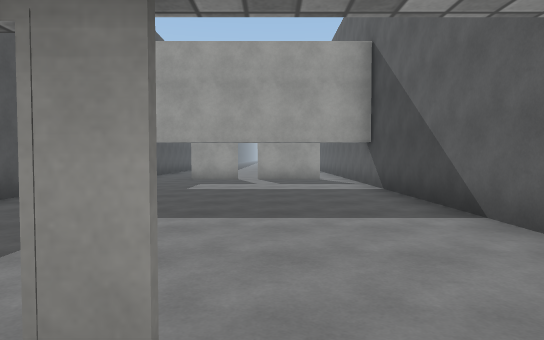
View 1 (above)

15 first-person views from a walk through a Unity game level. The camera is 1.4 m above the floor, tilts 2° down and sees 75° across. The floor is counted in squares, 2 m on a side. Each view is taken from the middle of a square. On the plan, view 1 faces up. The plan holds only what a view shows up to about 11 squares ahead; the rest is blank. The place goes on beyond the plan. The player is left out. Surface patterns are stand-ins for the level's own textures.

View 2
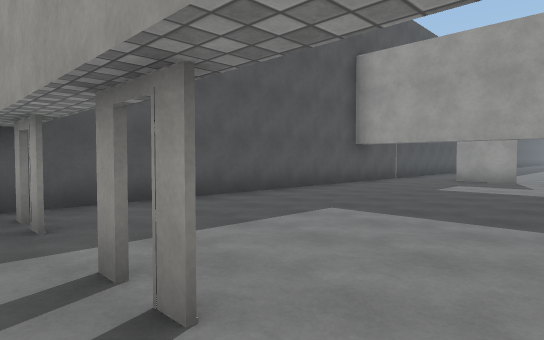

View 3
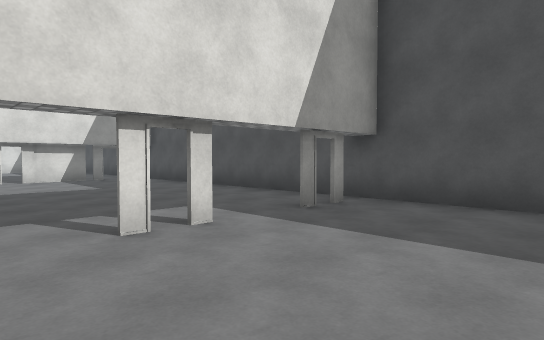

View 4
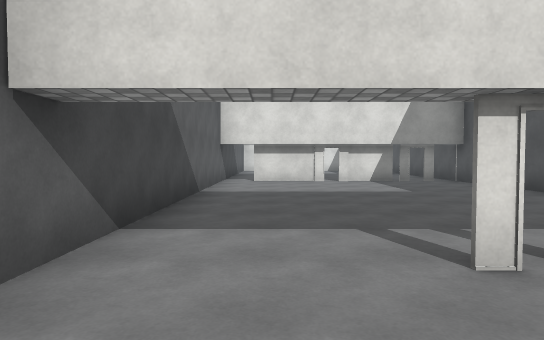

View 5
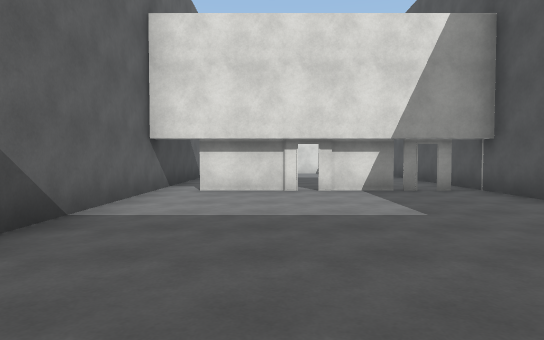

View 6
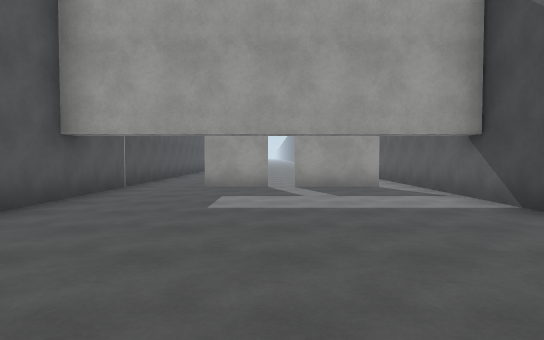

View 7
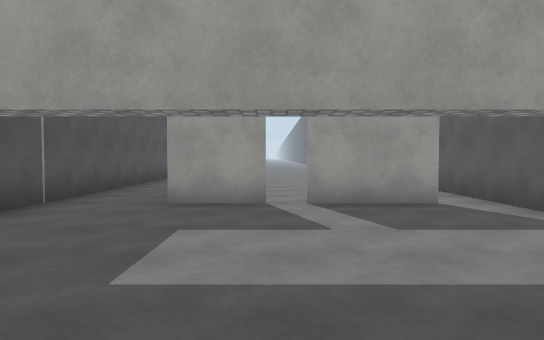

View 8
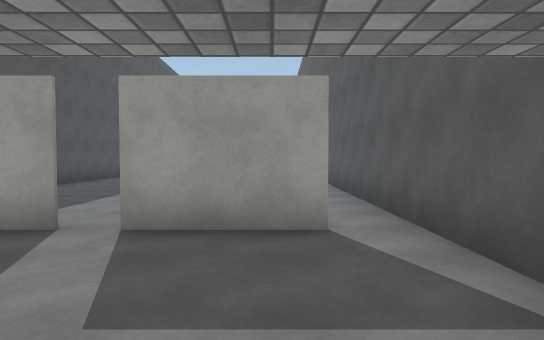

View 9
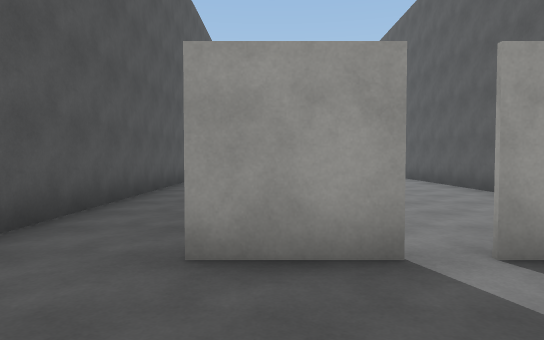

View 10
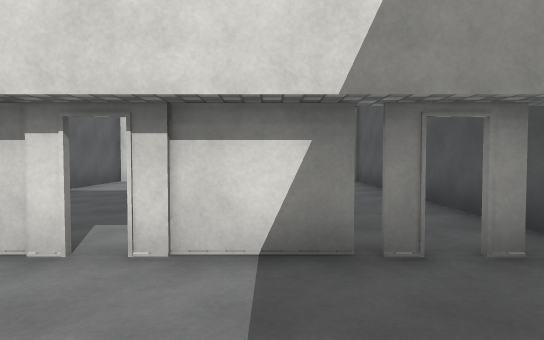

View 11
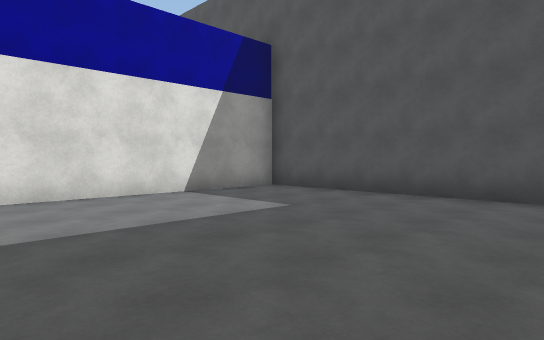

View 12
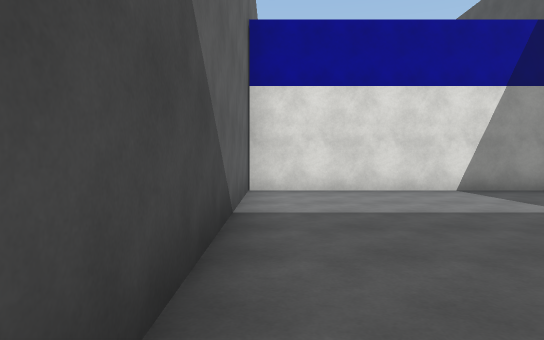

View 13
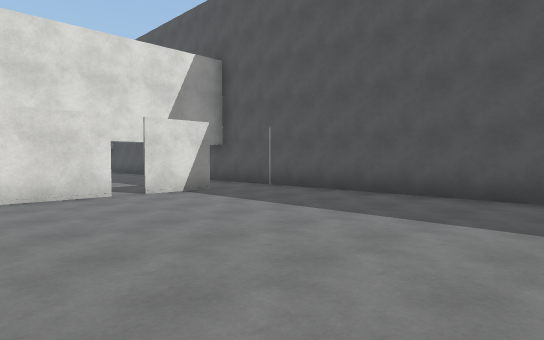

View 14
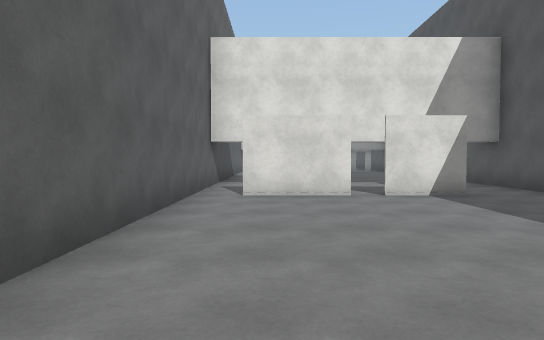

View 15
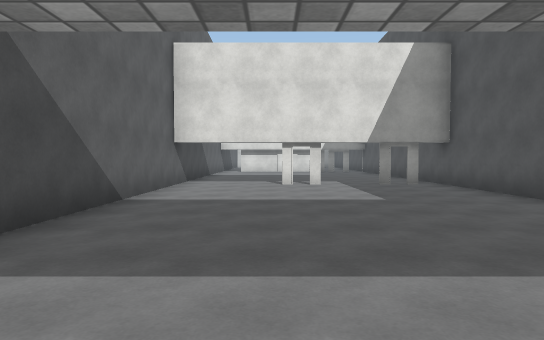

### Floor plan
Points are (right, up) in squares from view 1. A wall is a line through its corners. A room is listed if a view was taken in it or the views show most of it. See-through windows are left out.
Room 1 (views 1, 2, 3, 4, 5, 6, 7, 8, 9, 10, 12, 15)
walls: (-0.9, 0.8) (-1.4, 0.8) (-0.9, 0.8); (-4.5, 10.5) (-4.5, -8); (-1, 11.4) (-2.6, 11.4); (-0.6, -7.6) (1.6, -7.6); (1.6, 11.4) (-0.5, 11.4); (-3.1, -7.6) (-0.9, -7.6); (2.5, -8.5) (2.5, 10.5)
ways out: opening at (2, -8) to room 2; gap at (-4, -8) to room 2; opening at (-3.5, 11) to room 3; opening at (2, 11) to room 3; gap at (-1, 11) to room 3; gap at (-4, 1)
Room 2 (view 11)
walls: (-4.5, -8) (-4.5, -15.5) (2.5, -15.5) (2.5, -8.5)
ways out: opening at (2, -8) to room 1; gap at (-4, -8) to room 1
Room 3 (views 13, 14)
walls: (-0.5, 11.5) (1.6, 11.5); (-2.6, 11.5) (-1, 11.5); (-4.5, 18.5) (-4.5, 10.5); (2.5, 10.5) (2.5, 18.5)
ways out: opening at (-3.5, 11) to room 1; opening at (2, 11) to room 1; gap at (-1, 11) to room 1

Where each view was taken, in squares from view 1:
view 1: 0 up, 0 right, facing up
view 2: 0 up, 1 right, facing up-left
view 3: 4 up, 1 right, facing down-left
view 4: 3 up, 1 right, facing down
view 5: 0 up, 0 right, facing down
view 6: 3 up, 1 left, facing up
view 7: 6 up, 1 left, facing up
view 8: 8 up, 1 right, facing up
view 9: 9 up, 2 left, facing up
view 10: 5 down, 2 left, facing down
view 11: 9 down, 2 right, facing down-left
view 12: 8 down, 2 right, facing down
view 13: 18 up, 2 right, facing down-left
view 14: 18 up, 1 right, facing down
view 15: 10 up, 0 right, facing down
